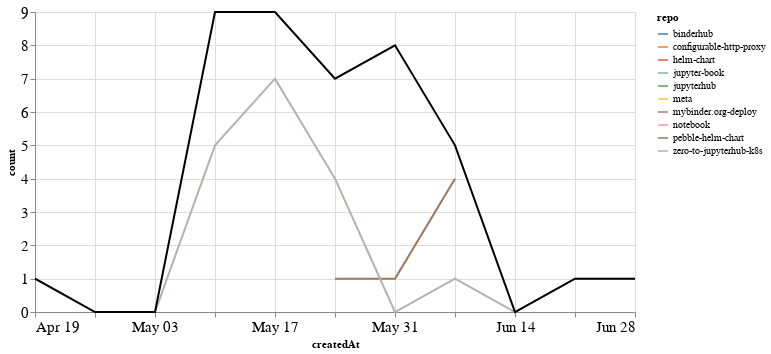

Write notebook code for a chart like this one.
### Markdown cell above
## PRs

### Code cell
prs_time = prs.groupby('repo').resample('W', on='createdAt').count()['author'].reset_index()
prs_time = prs_time.rename(columns={'author': 'count'})
prs_time_total = prs_time.groupby('createdAt').agg({"count": "sum"}).reset_index()

ch1 = alt.Chart(prs_time, width=600).mark_line().encode(
    x='createdAt',
    y='count',
    color='repo',
    tooltip="repo"
)

ch2 = alt.Chart(prs_time_total, width=600).mark_line(color="black").encode(
    x='createdAt',
    y='count',
)

ch1 + ch2

### Figure 1 — Vega-Lite specification as saved in the notebook (floating-point values rounded to 4 significant figures)
{"config": {"axisLeft": {"labelFontSize": 15}, "axisBottom": {"labelFontSize": 15}}, "layer": [{"data": {"name": "data-1d874004b00b16144bcdebc67ae4bfb1"}, "mark": "line", "encoding": {"color": {"type": "nominal", "field": "repo"}, "tooltip": {"type": "nominal", "field": "repo"}, "x": {"type": "temporal", "field": "createdAt"}, "y": {"type": "quantitative", "field": "count"}}, "width": 600}, {"data": {"name": "data-54d8d21f16b54e206020817f518229fb"}, "mark": {"type": "line", "color": "black"}, "encoding": {"x": {"type": "temporal", "field": "createdAt"}, "y": {"type": "quantitative", "field": "count"}}, "width": 600}], "$schema": "https://vega.github.io/schema/vega-lite/v4.8.1.json", "datasets": {"data-1d874004b00b16144bcdebc67ae4bfb1": [{"repo": "binderhub", "createdAt": "2020-05-24T00:00:00", "count": 2}, {"repo": "configurable-http-proxy", "createdAt": "2020-05-31T00:00:00", "count": 6}, {"repo": "helm-chart", "createdAt": "2020-05-10T00:00:00", "count": 1}, {"repo": "jupyter-book", "createdAt": "2020-05-10T00:00:00", "count": 2}, {"repo": "jupyterhub", "createdAt": "2020-05-17T00:00:00", "count": 1}, {"repo": "meta", "createdAt": "2020-05-10T00:00:00", "count": 1}, {"repo": "mybinder.org-deploy", "createdAt": "2020-05-31T00:00:00", "count": 1}, {"repo": "notebook", "createdAt": "2020-05-17T00:00:00", "count": 1}, {"repo": "pebble-helm-chart", "createdAt": "2020-05-24T00:00:00", "count": 1}, {"repo": "pebble-helm-chart", "createdAt": "2020-05-31T00:00:00", "count": 1}, {"repo": "pebble-helm-chart", "createdAt": "2020-06-07T00:00:00", "count": 4}, {"repo": "zero-to-jupyterhub-k8s", "createdAt": "2020-04-19T00:00:00", "count": 1}, {"repo": "zero-to-jupyterhub-k8s", "createdAt": "2020-04-26T00:00:00", "count": 0}, {"repo": "zero-to-jupyterhub-k8s", "createdAt": "2020-05-03T00:00:00", "count": 0}, {"repo": "zero-to-jupyterhub-k8s", "createdAt": "2020-05-10T00:00:00", "count": 5}, {"repo": "zero-to-jupyterhub-k8s", "createdAt": "2020-05-17T00:00:00", "count": 7}, {"repo": "zero-to-jupyterhub-k8s", "createdAt": "2020-05-24T00:00:00", "count": 4}, {"repo": "zero-to-jupyterhub-k8s", "createdAt": "2020-05-31T00:00:00", "count": 0}, {"repo": "zero-to-jupyterhub-k8s", "createdAt": "2020-06-07T00:00:00", "count": 1}, {"repo": "zero-to-jupyterhub-k8s", "createdAt": "2020-06-14T00:00:00", "count": 0}, {"repo": "zero-to-jupyterhub-k8s", "createdAt": "2020-06-21T00:00:00", "count": 1}, {"repo": "zero-to-jupyterhub-k8s", "createdAt": "2020-06-28T00:00:00", "count": 1}], "data-54d8d21f16b54e206020817f518229fb": [{"createdAt": "2020-04-19T00:00:00", "count": 1}, {"createdAt": "2020-04-26T00:00:00", "count": 0}, {"createdAt": "2020-05-03T00:00:00", "count": 0}, {"createdAt": "2020-05-10T00:00:00", "count": 9}, {"createdAt": "2020-05-17T00:00:00", "count": 9}, {"createdAt": "2020-05-24T00:00:00", "count": 7}, {"createdAt": "2020-05-31T00:00:00", "count": 8}, {"createdAt": "2020-06-07T00:00:00", "count": 5}, {"createdAt": "2020-06-14T00:00:00", "count": 0}, {"createdAt": "2020-06-21T00:00:00", "count": 1}, {"createdAt": "2020-06-28T00:00:00", "count": 1}]}}
